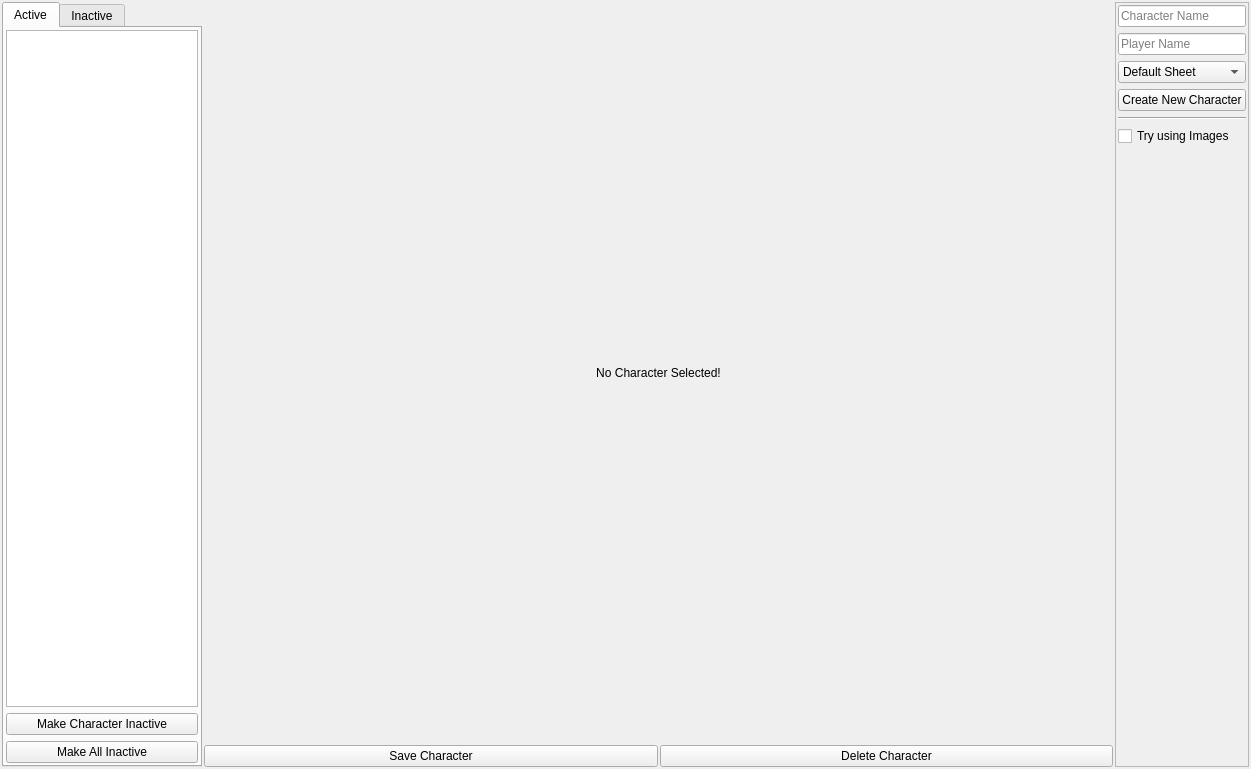
<?xml version="1.0" encoding="UTF-8"?>
<ui version="4.0">
 <class>CharacterTool</class>
 <widget class="QWidget" name="CharacterTool">
  <property name="geometry">
   <rect>
    <x>0</x>
    <y>0</y>
    <width>1251</width>
    <height>769</height>
   </rect>
  </property>
  <property name="windowTitle">
   <string>Character Tool</string>
  </property>
  <property name="windowIcon">
   <iconset resource="../../resources/resources.qrc">
    <normaloff>:/icons/menu/characters.png</normaloff>:/icons/menu/characters.png</iconset>
  </property>
  <layout class="QHBoxLayout" name="horizontalLayout">
   <property name="spacing">
    <number>2</number>
   </property>
   <property name="leftMargin">
    <number>2</number>
   </property>
   <property name="topMargin">
    <number>2</number>
   </property>
   <property name="rightMargin">
    <number>2</number>
   </property>
   <property name="bottomMargin">
    <number>2</number>
   </property>
   <item>
    <widget class="QTabWidget" name="tabWidget_characters">
     <property name="sizePolicy">
      <sizepolicy hsizetype="Maximum" vsizetype="Expanding">
       <horstretch>0</horstretch>
       <verstretch>0</verstretch>
      </sizepolicy>
     </property>
     <property name="minimumSize">
      <size>
       <width>160</width>
       <height>10</height>
      </size>
     </property>
     <property name="maximumSize">
      <size>
       <width>200</width>
       <height>16777215</height>
      </size>
     </property>
     <property name="currentIndex">
      <number>0</number>
     </property>
     <widget class="QWidget" name="tab_active">
      <attribute name="title">
       <string>Active</string>
      </attribute>
      <layout class="QVBoxLayout" name="verticalLayout_4">
       <property name="leftMargin">
        <number>2</number>
       </property>
       <property name="topMargin">
        <number>2</number>
       </property>
       <property name="rightMargin">
        <number>2</number>
       </property>
       <property name="bottomMargin">
        <number>2</number>
       </property>
       <item>
        <widget class="QListWidget" name="listWidget_activeCharacters">
         <property name="sizePolicy">
          <sizepolicy hsizetype="Minimum" vsizetype="Expanding">
           <horstretch>0</horstretch>
           <verstretch>0</verstretch>
          </sizepolicy>
         </property>
         <property name="minimumSize">
          <size>
           <width>10</width>
           <height>10</height>
          </size>
         </property>
         <property name="maximumSize">
          <size>
           <width>16777215</width>
           <height>16777215</height>
          </size>
         </property>
         <property name="font">
          <font>
           <pointsize>11</pointsize>
          </font>
         </property>
         <property name="editTriggers">
          <set>QAbstractItemView::NoEditTriggers</set>
         </property>
         <property name="showDropIndicator" stdset="0">
          <bool>false</bool>
         </property>
        </widget>
       </item>
       <item>
        <widget class="QPushButton" name="pushButton_makeInactive">
         <property name="text">
          <string>Make Character Inactive</string>
         </property>
        </widget>
       </item>
       <item>
        <widget class="QPushButton" name="pushButton_makeAllInactive">
         <property name="text">
          <string>Make All Inactive</string>
         </property>
        </widget>
       </item>
      </layout>
     </widget>
     <widget class="QWidget" name="tab_inactive">
      <attribute name="title">
       <string>Inactive</string>
      </attribute>
      <layout class="QVBoxLayout" name="verticalLayout_5">
       <property name="leftMargin">
        <number>2</number>
       </property>
       <property name="topMargin">
        <number>2</number>
       </property>
       <property name="rightMargin">
        <number>2</number>
       </property>
       <property name="bottomMargin">
        <number>2</number>
       </property>
       <item>
        <widget class="QListWidget" name="listWidget_inactiveCharacters">
         <property name="sizePolicy">
          <sizepolicy hsizetype="Minimum" vsizetype="Expanding">
           <horstretch>0</horstretch>
           <verstretch>0</verstretch>
          </sizepolicy>
         </property>
         <property name="maximumSize">
          <size>
           <width>16777215</width>
           <height>16777215</height>
          </size>
         </property>
         <property name="font">
          <font>
           <pointsize>11</pointsize>
          </font>
         </property>
        </widget>
       </item>
       <item>
        <widget class="QPushButton" name="pushButton_makeActive">
         <property name="text">
          <string>Make Character Active</string>
         </property>
        </widget>
       </item>
       <item>
        <widget class="QPushButton" name="pushButton_makeAllActive">
         <property name="text">
          <string>Make All Active</string>
         </property>
        </widget>
       </item>
      </layout>
     </widget>
    </widget>
   </item>
   <item>
    <layout class="QVBoxLayout" name="verticalLayout">
     <property name="spacing">
      <number>2</number>
     </property>
     <item>
      <widget class="QStackedWidget" name="stackedWidget_image_text">
       <property name="sizePolicy">
        <sizepolicy hsizetype="Minimum" vsizetype="Minimum">
         <horstretch>0</horstretch>
         <verstretch>0</verstretch>
        </sizepolicy>
       </property>
       <property name="minimumSize">
        <size>
         <width>10</width>
         <height>10</height>
        </size>
       </property>
       <widget class="QWidget" name="page_text">
        <layout class="QVBoxLayout" name="verticalLayout_6">
         <property name="leftMargin">
          <number>0</number>
         </property>
         <property name="topMargin">
          <number>0</number>
         </property>
         <property name="rightMargin">
          <number>0</number>
         </property>
         <property name="bottomMargin">
          <number>0</number>
         </property>
         <item>
          <widget class="QStackedWidget" name="stackedWidget">
           <property name="currentIndex">
            <number>0</number>
           </property>
           <widget class="QWidget" name="page_notSelected">
            <layout class="QVBoxLayout" name="verticalLayout_2">
             <item>
              <widget class="QLabel" name="label">
               <property name="text">
                <string>No Character Selected!</string>
               </property>
               <property name="alignment">
                <set>Qt::AlignCenter</set>
               </property>
              </widget>
             </item>
            </layout>
           </widget>
          </widget>
         </item>
        </layout>
       </widget>
       <widget class="QWidget" name="page_image">
        <layout class="QHBoxLayout" name="horizontalLayout_2">
         <property name="leftMargin">
          <number>2</number>
         </property>
         <property name="topMargin">
          <number>2</number>
         </property>
         <property name="rightMargin">
          <number>2</number>
         </property>
         <property name="bottomMargin">
          <number>2</number>
         </property>
         <item>
          <layout class="QVBoxLayout" name="verticalLayout_7">
           <item>
            <widget class="QPushButton" name="pushButton_zoomIn">
             <property name="text">
              <string>Zoom In</string>
             </property>
            </widget>
           </item>
           <item>
            <widget class="QPushButton" name="pushButton_zoomOut">
             <property name="text">
              <string>Zoom Out</string>
             </property>
            </widget>
           </item>
           <item>
            <widget class="QPushButton" name="pushButton_reset">
             <property name="text">
              <string>Reset</string>
             </property>
            </widget>
           </item>
           <item>
            <widget class="QListWidget" name="listWidget_pages">
             <property name="sizePolicy">
              <sizepolicy hsizetype="Maximum" vsizetype="Expanding">
               <horstretch>0</horstretch>
               <verstretch>0</verstretch>
              </sizepolicy>
             </property>
             <property name="maximumSize">
              <size>
               <width>150</width>
               <height>16777215</height>
              </size>
             </property>
            </widget>
           </item>
          </layout>
         </item>
         <item>
          <widget class="QGraphicsView" name="graphicsView">
           <property name="minimumSize">
            <size>
             <width>10</width>
             <height>10</height>
            </size>
           </property>
           <property name="dragMode">
            <enum>QGraphicsView::ScrollHandDrag</enum>
           </property>
           <property name="transformationAnchor">
            <enum>QGraphicsView::AnchorUnderMouse</enum>
           </property>
          </widget>
         </item>
        </layout>
       </widget>
      </widget>
     </item>
     <item>
      <layout class="QHBoxLayout" name="horizontalLayout_3">
       <item>
        <widget class="QPushButton" name="pushButton_save">
         <property name="minimumSize">
          <size>
           <width>100</width>
           <height>0</height>
          </size>
         </property>
         <property name="text">
          <string>Save Character</string>
         </property>
        </widget>
       </item>
       <item>
        <widget class="QPushButton" name="pushButton_delete">
         <property name="minimumSize">
          <size>
           <width>100</width>
           <height>0</height>
          </size>
         </property>
         <property name="text">
          <string>Delete Character</string>
         </property>
         <property name="autoDefault">
          <bool>false</bool>
         </property>
         <property name="default">
          <bool>false</bool>
         </property>
         <property name="flat">
          <bool>false</bool>
         </property>
        </widget>
       </item>
      </layout>
     </item>
    </layout>
   </item>
   <item>
    <widget class="QFrame" name="frame_sidebar">
     <property name="sizePolicy">
      <sizepolicy hsizetype="Maximum" vsizetype="Preferred">
       <horstretch>0</horstretch>
       <verstretch>0</verstretch>
      </sizepolicy>
     </property>
     <property name="frameShape">
      <enum>QFrame::StyledPanel</enum>
     </property>
     <property name="frameShadow">
      <enum>QFrame::Raised</enum>
     </property>
     <layout class="QVBoxLayout" name="verticalLayout_3">
      <property name="leftMargin">
       <number>2</number>
      </property>
      <property name="topMargin">
       <number>2</number>
      </property>
      <property name="rightMargin">
       <number>2</number>
      </property>
      <property name="bottomMargin">
       <number>2</number>
      </property>
      <item>
       <widget class="QLineEdit" name="lineEdit_characterName">
        <property name="minimumSize">
         <size>
          <width>0</width>
          <height>10</height>
         </size>
        </property>
        <property name="text">
         <string/>
        </property>
        <property name="placeholderText">
         <string>Character Name</string>
        </property>
       </widget>
      </item>
      <item>
       <widget class="QLineEdit" name="lineEdit_playerName">
        <property name="minimumSize">
         <size>
          <width>0</width>
          <height>10</height>
         </size>
        </property>
        <property name="text">
         <string/>
        </property>
        <property name="placeholderText">
         <string>Player Name</string>
        </property>
       </widget>
      </item>
      <item>
       <widget class="QComboBox" name="comboBox_template">
        <property name="minimumSize">
         <size>
          <width>0</width>
          <height>10</height>
         </size>
        </property>
        <item>
         <property name="text">
          <string>Default Sheet</string>
         </property>
        </item>
       </widget>
      </item>
      <item>
       <widget class="QPushButton" name="pushButton_createNewCharacter">
        <property name="minimumSize">
         <size>
          <width>0</width>
          <height>10</height>
         </size>
        </property>
        <property name="text">
         <string>Create New Character</string>
        </property>
       </widget>
      </item>
      <item>
       <widget class="Line" name="line">
        <property name="minimumSize">
         <size>
          <width>0</width>
          <height>0</height>
         </size>
        </property>
        <property name="orientation">
         <enum>Qt::Horizontal</enum>
        </property>
       </widget>
      </item>
      <item>
       <widget class="QCheckBox" name="checkBox_useImages">
        <property name="minimumSize">
         <size>
          <width>0</width>
          <height>10</height>
         </size>
        </property>
        <property name="toolTip">
         <string>If a folder with the character filename exists, try to load images from that folder instead</string>
        </property>
        <property name="text">
         <string>Try using Images</string>
        </property>
        <property name="tristate">
         <bool>false</bool>
        </property>
       </widget>
      </item>
      <item>
       <spacer name="verticalSpacer">
        <property name="orientation">
         <enum>Qt::Vertical</enum>
        </property>
        <property name="sizeHint" stdset="0">
         <size>
          <width>20</width>
          <height>40</height>
         </size>
        </property>
       </spacer>
      </item>
     </layout>
    </widget>
   </item>
  </layout>
 </widget>
 <resources>
  <include location="../../resources/resources.qrc"/>
 </resources>
 <connections/>
</ui>
